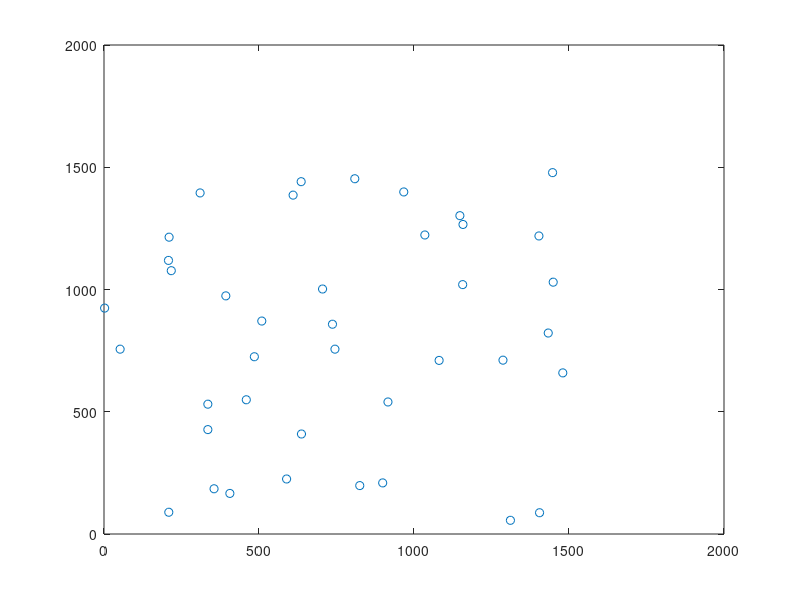

MATLAB code for this plot: (Note: this script raises an error after producing the figure.)
x = randi(1500, 40, 1);
y = randi(1500, 40 ,1);
% neighbour_list = [];
% distance_between_nodes = [];
plot(x, y,'o');

tranmission_range = 300;

for(i=1:40)
    for(j=1:40)
        neighbour_is_true = sqrt(((x(i)-x(j))^2) + ((x(i)-x(j))^2));
        
        if((neighbour_is_true >= tranmission_range)&&(neighbour_is_true == 0))
            neighbour_list(i,j) = j;
            distance_between_nodes(i,j) = neighbour_is_true;            
        else
            disp('NOT IN TRANSMISSION RANGE');
        end
    end
end
disp(neighbour_list)
disp(distance_between_nodes)